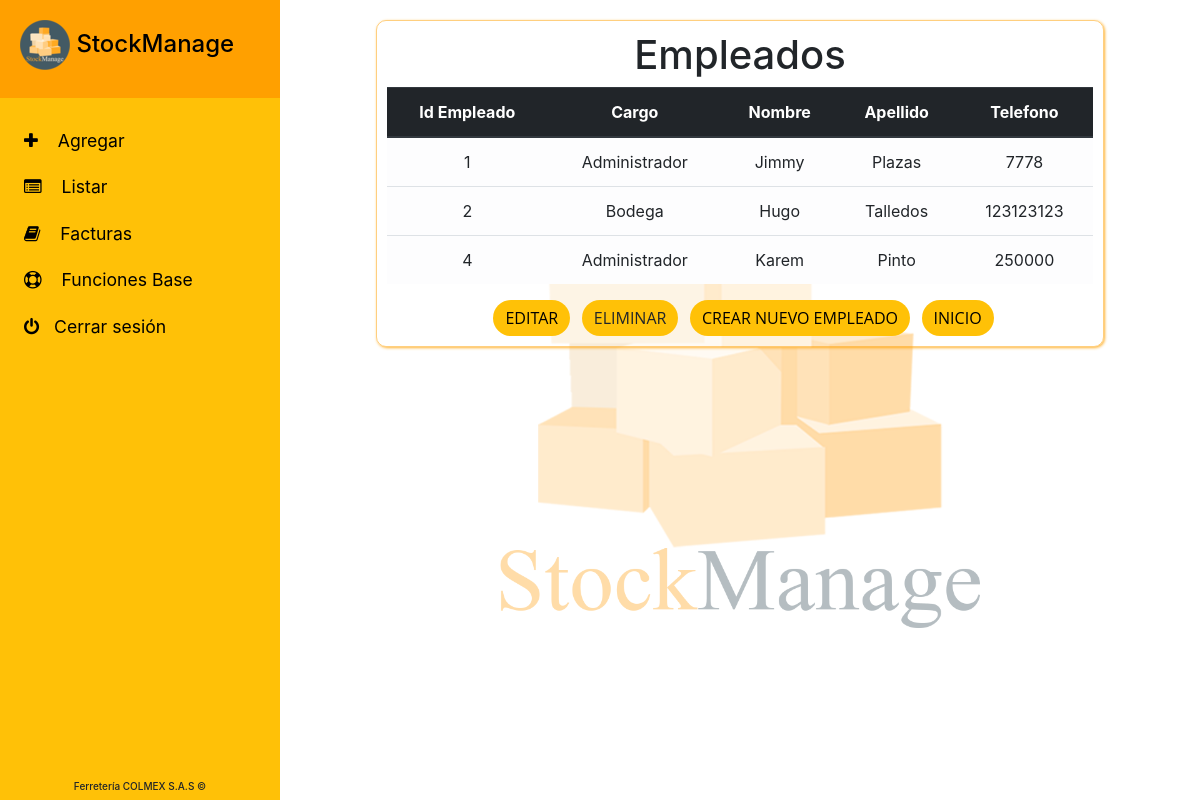
Screenshot of /paginas/empleado/List.php with the database file from the repository.
### tables this page shows
CREATE TABLE `empleado` (
  `empleado_id` int(11) NOT NULL AUTO_INCREMENT,
  `cargo_id` int(11) NOT NULL,
  `nombre` varchar(30) NOT NULL,
  `apellido` varchar(30) NOT NULL,
  `telefono` int(10) NOT NULL,
  PRIMARY KEY (`empleado_id`),
  KEY `Empleado_FKIndex1` (`cargo_id`),
  CONSTRAINT `empleado_ibfk_1` FOREIGN KEY (`cargo_id`) REFERENCES `cargo` (`cargo_id`)
);

CREATE TABLE `cargo` (
  `cargo_id` int(11) NOT NULL AUTO_INCREMENT,
  `nombre` varchar(30) NOT NULL,
  `salario` double NOT NULL,
  PRIMARY KEY (`cargo_id`)
);

### paginas/empleado/List.php (the view, shortened to what this page needs)
<?php
    $link =mysqli_connect("localhost","root","");
    if($link){
        mysqli_select_db($link,"ferreteriacolmex");
    }
?>
<!DOCTYPE html>
<html>
    <head>
        <link href="/ProyectoBases2/resources/vendor/bootstrap/css/bootstrap1.min.css" rel="stylesheet"/>
        <link href="/ProyectoBases2/resources/vendor/font-awesome/css/font-awesome.min.css" rel="stylesheet" type="text/css"/>
        <link href="/ProyectoBases2/resources/css/base.css" rel="stylesheet"/>
        <link href="/ProyectoBases2/resources/css/display-lg.css" rel="stylesheet"/>
        <link href="/ProyectoBases2/resources/css/display-md.css" rel="stylesheet"/>
        <link href="/ProyectoBases2/resources/css/display-sm.css" rel="stylesheet"/>
    </head>
    <body>
        <div class="wrapper">
            <nav id="sidebar">
                <div class="header">
                    <h4>
                        <img id="sidebarCollapse" src="/ProyectoBases2/resources/images/LogoCirculo1.png"/>
                        <a data-toggle="collapse" href="#bienvenida" role="button">StockManage</a>
                    </h4>
                </div>
                <ul class="list-unstyled components">
                    <li>
                        <a data-toggle="collapse" href="#add" role="button" aria-expanded="false" aria-controls="add" class="nav-link"><i class="fa fa-plus"></i> Agregar </a>
                    </li>
                    <li>
                        <a data-toggle="collapse" href="#list" role="button" aria-expanded="false" aria-controls="list" class="nav-link"><i class="fa fa-list-alt"></i> Listar </a>
                    </li>
                    <li>
                        <a href="/ProyectoBases2/paginas/factura/List.php" class="nav-link"><i class="fa fa-book"></i> Facturas </a>
                    </li>
                     <li>
                        <a data-toggle="collapse" href="#settings" role="button" aria-expanded="false" aria-controls="settings" class="nav-link"><i class="fa fa-support"></i> Funciones Base </a>
                    </li>
                    <li>
                        <a class="nav-link" data-toggle="modal" data-target="#confirm" href="">
                            <i class="fa fa-power-off" id="cerrar"></i><span class="nav-link-text">Cerrar sesión</span>
                        </a>
                    </li>
                </ul>
                <div class="footer">
                    <h6>Ferretería COLMEX S.A.S &copy;</h6>
                </div>
            </nav>
            <div id="content" class="background-page">
                <div class="contenido">
                    <h1 class="titleCreate">Empleados</h1>
                    <table class="table table-light text-font">
                        <thead class="thead-dark">
                            <tr>
                                <th scope="col">Id Empleado</th>
                                <th scope="col">Cargo</th>
                                <th scope="col">Nombre</th>
                                <th scope="col">Apellido</th>
                                <th scope="col">Telefono</th>
                            </tr>
                        </thead>
                        <tbody>
                            <?php
                            $consultaCategoria=mysqli_query($link,"SELECT * from empleado;");
                            while($row= mysqli_fetch_array($consultaCategoria)){
                                $checknombreCargo=mysqli_query($link,"SELECT nombre from cargo where cargo_id = " .$row['cargo_id']. ";");
                                $nombreCargo = mysqli_fetch_array($checknombreCargo);
                                echo "<tr>";
                                    echo "<td>".$row['empleado_id']."</td>";
                                    echo "<td>".$nombreCargo['nombre']."</td>";
                                    echo "<td>".$row['nombre']."</td>";
                                    echo "<td>".$row['apellido']."</td>";
                                    echo "<td>".$row['telefono']."</td>";
                                echo "</tr>";
                            }
                            ?>
                        </tbody>
                    </table>
                    <a class='btn btn-ambar' href='Edit.php'>Editar</a>
                    <a class='btn btn-ambar' data-toggle='modal' data-target='#confirmarCampo' >Eliminar</a>
                    <a class="btn btn-ambar" href="/ProyectoBases2/paginas/empleado/Create.php">Crear nuevo empleado</a>
                    <a class="btn btn-ambar" href="/ProyectoBases2/administrador.html">Inicio</a>
                </div>
            </div>
        </div>
    </body>
</html>

### resources/css/base.css (style rules this page uses)
html { font-family:'Open Sans','Helvetica Neue',Arial,sans-serif; }
.background-page { background-image: url('/ProyectoBases2/resources/images/LogoSinFondo.png'); background-repeat:no-repeat; background-position: center; background-size: 500px 500px; }
a, a:hover, a:focus { color: inherit; text-decoration: none; transition: all 0.3s; }
.btn { font-weight: 500; text-transform: uppercase; border: none; border-radius: 90px; font-family: 'Open Sans', 'Helvetica Neue', Arial, sans-serif; margin-left: 1%; }
.btn-ambar { background: #ffc107; color: #000000; }
.titleCreate { width: 100%; }
#content { width: 100%; padding: 20px 5px 0 5px; min-height: 100vh; transition: all 0.3s; }
.contenido { padding: 10px; border: 1px solid rgba(255, 160, 0, 0.5); border-radius: 10px; margin-bottom: 40px; box-shadow: 1px 1px 3px rgba(255, 160, 0, 0.8); text-align: center; width: 80%; margin-left: 10%; align-content: center; align-items: center; }
#sidebar { min-width: 280px; max-width: 280px; background: #ffc107 ; min-height: 100vh; transition: all 0.3s; }
#sidebar ul li a { text-align: left; margin-left: 5%; color: black; }
#sidebar .header { padding: 20px; background: #ffa000; }
#sidebar ul.components { padding: 20px 0; }
#sidebar ul li a { padding: 10px; font-size: 1.1em; display: block; }
#sidebar ul li a i { margin-right: 15px; }
a[data-toggle="collapse"] { position: relative; }
.header { color: black; font-weight: 700; padding: 1em; }
.footer { min-width: 280px; max-width: 280px; position: absolute; bottom: 0; }
.footer h6 { text-align: center; font-size: 10px; }

### resources/css/display-lg.css (style rules this page uses)
@media (min-width: 981px) { .wrapper { display: flex; width: 100%; align-items: stretch; } }

### rows the page displays
empleado: empleado_id "1", cargo.nombre "Administrador", nombre "Jimmy", apellido "Plazas", telefono "7778"
empleado: empleado_id "2", cargo.nombre "Bodega", nombre "Hugo", apellido "Talledos", telefono "123123123"
empleado: empleado_id "4", cargo.nombre "Administrador", nombre "Karem", apellido "Pinto", telefono "250000"
